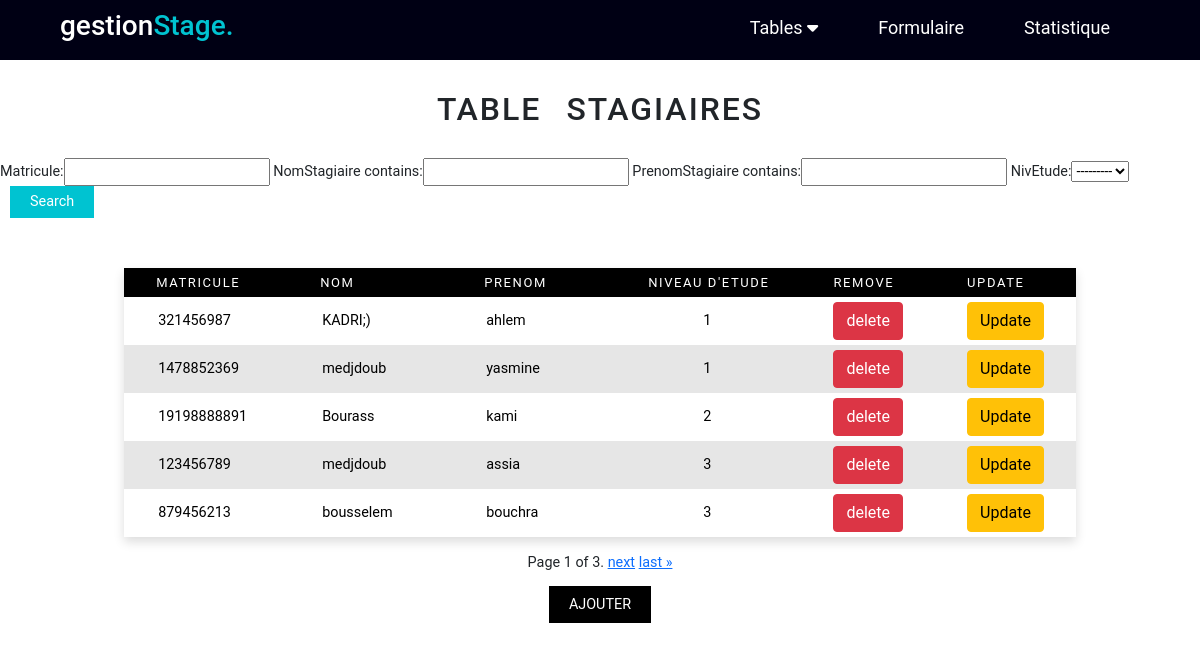
The app's page /stagiaire/, older data.
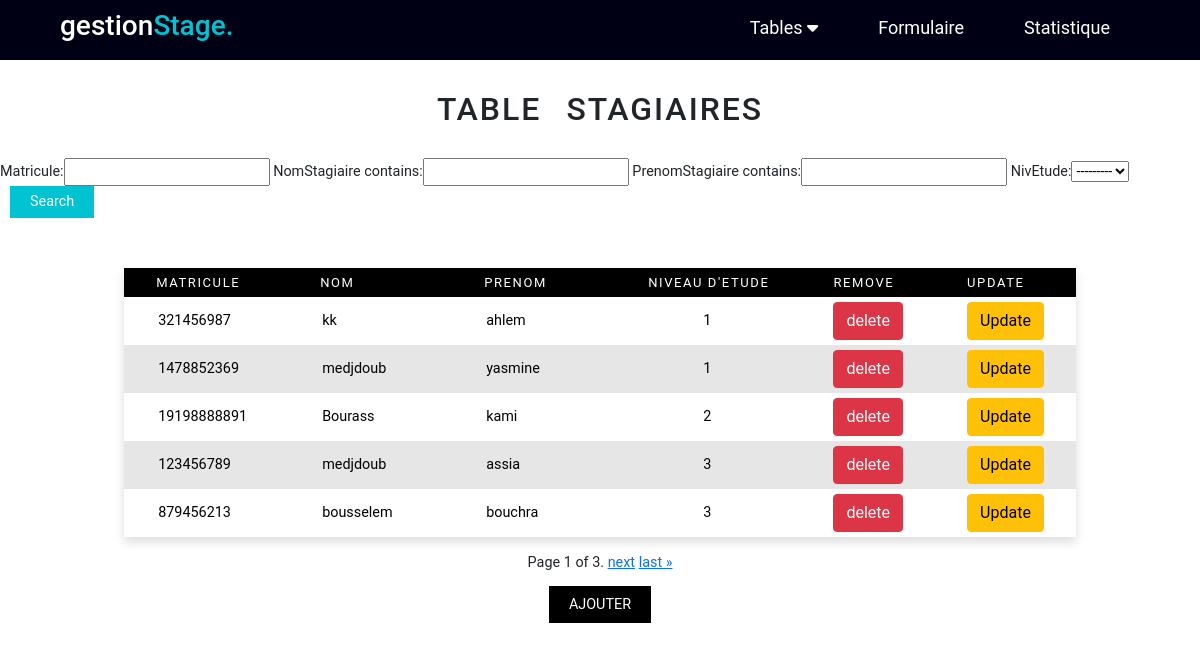
The same page, newer data.
### AppGestion/models.py (models this page shows, shortened)
class Stagiaire (models.Model):
    matricule= models.IntegerField(primary_key=True)
    NomStagiaire=models.CharField(max_length=15)
    PrenomStagiaire=models.CharField(max_length=30)
    NivEtude=models.IntegerField(choices=NIV_ETUDE)
    class Meta:
        ordering = ['NivEtude']

### AppGestion/views.py (the view)
# urls.py: path('stagiaire/',views.stagiaire,name='stagiaire'),
def stagiaire (request):
    stagiaires=Stagiaire.objects.all()
    myFilter1 =StagaireFilter(request.GET, queryset=stagiaires)
    stagiaires=myFilter1.qs
    paginator= Paginator(stagiaires,5)
    page_number=request.GET.get('page')
    stagiaires=paginator.get_page(page_number)
    if request.method=="POST":
        formStagiaire =StagiaireForm(data=request.POST)
        if formStagiaire.is_valid():
            formStagiaire.save()
            return redirect("stagiaire")
    else:
        formStagiaire=StagiaireForm
    return render(request,'stagiaire.html',{'stagiaire':stagiaires,'myFilter1':myFilter1,'formStagiaire':formStagiaire})

### AppGestion/templates/stagiaire.html (shortened to what this page needs)
<!DOCTYPE html>
<html lang="en">
<head>
    <link href="https://cdn.jsdelivr.net/npm/bootstrap@5.1.3/dist/css/bootstrap.min.css" rel="stylesheet"
>
    <link rel="stylesheet" href="https://cdnjs.cloudflare.com/ajax/libs/font-awesome/6.0.0-beta3/css/all.min.css" />
    <link rel="stylesheet" href="/static/style.css">
</head>
<body>
<header>
  <div class="menu_bar">
    <h1 class="logo">gestion<span>Stage.</span></h1>
    <ul >
      <li ><a  href="">Tables <i class="fas fa-caret-down"></i></a>
      </li>
      <li ><a  href="{% url 'formulaireStage'%}">Formulaire</a></li>
      <li ><a  href="#">Statistique</a> </li>
    </ul>
  </div>
</header>
<div class="contenue">
    <h2>table stagiaires</h2>
    <div class="filtrage">
    <form action="" methode="get">
      {{myFilter1.form}}
      <button class="button" type="submit"> Search </button>
    </form>
   </div>
    <table >
      <thead>
        <tr>
          <th>Matricule</th>
          <th>Nom </th>
          <th>Prenom </th>
          <th>Niveau d'etude</th>
          <th>Remove</th>
          <th>Update</th>
        </tr>
      </thead>
        {% for p in stagiaire %}
        <tr>
        <form method ="POST" action="/Update_Stagiaire/{{p.matricule}}/">
            <td><input class="table_input" type= "text" name="matricule" value={{p.matricule}} readonly>  </td>
            <td><input class="table_input" type= "text" name="NomStagiaire" value={{p.NomStagiaire}}></td>
            <td><input class="table_input" type= "text" name="PrenomStagiaire" value={{p.PrenomStagiaire}}></td>
            <td><input class="table_input" style="width:15px;"type= "text" name="NivEtude" value={{p.NivEtude}}></td>
         <td> <a href="{% url 'delete_Stagaire' p.matricule %}"  class="btn btn-danger"> delete </a> </td>
         <td> <input type="submit" value="Update" class="btn btn-warning"></td>
        </form>
      </tr>
        {% endfor %}
      </table>
      <div class="pagination">
        <span class="step-links">
            <span class="current">
                Page {{ stagiaire.number }} of {{ stagiaire.paginator.num_pages }}.
            </span>
            {% if stagiaire.has_next %}
                <a href="?page={{ stagiaire.next_page_number }}">next</a>
                <a href="?page={{ stagiaire.paginator.num_pages }}">last &raquo;</a>
            {% endif %}
        </span>
    </div>
    <div class="wrapper">
      <a href="#ajout-stagiaire">Ajouter</a>
    </div>
</div>
</body>
</html>

Row changes from the older to the newer data that the page shows:
changed Stagiaire "ahlem": NomStagiaire "KADRI;)" → "kk"
